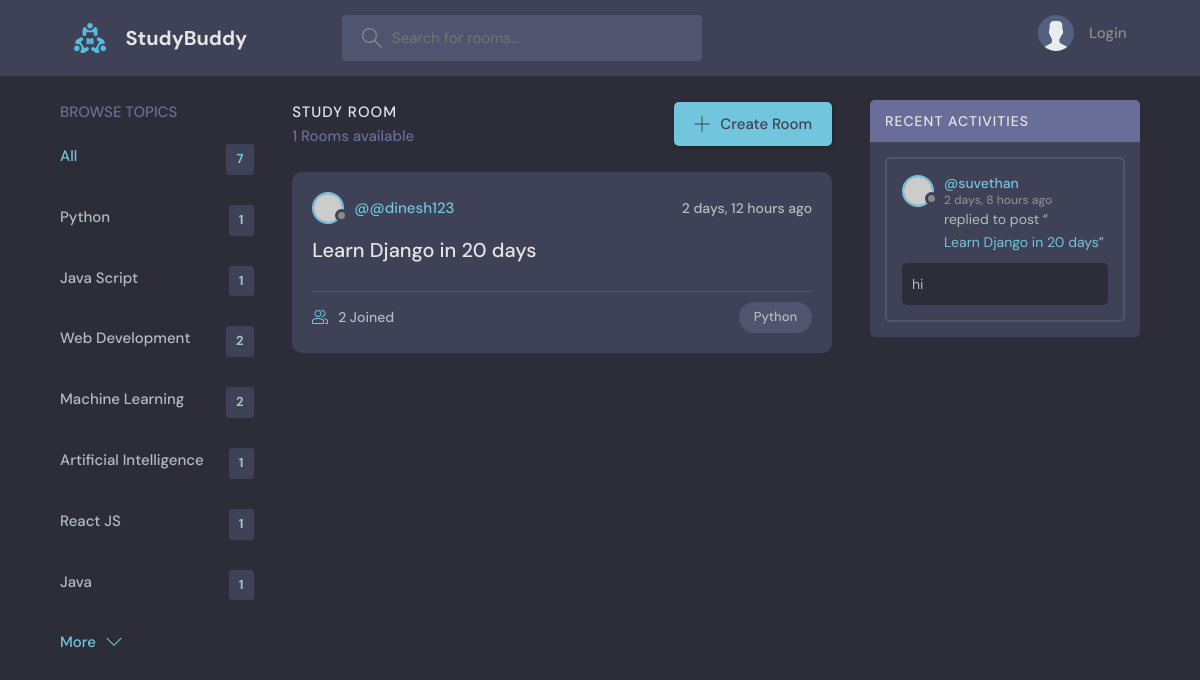
The app's page /test/home/?q=Python, older data.
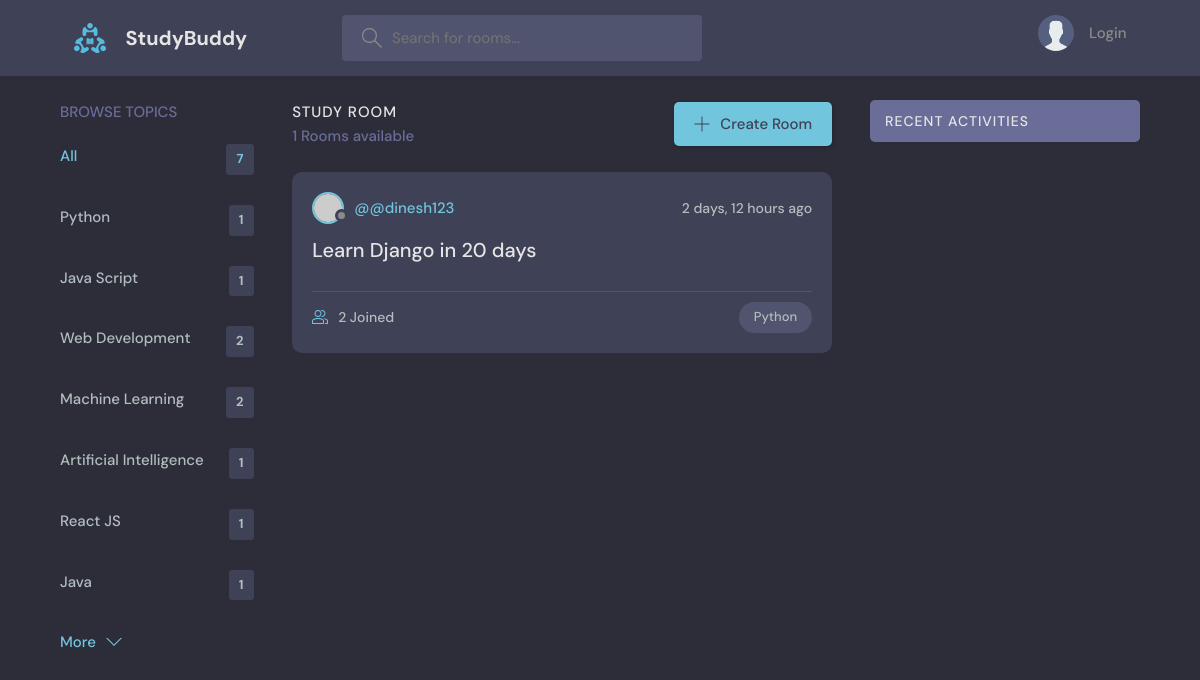
The same page, newer data.
### test_app/models.py (models this page shows, shortened)
class Topic(models.Model):
    name = models.CharField(max_length=200)

class Room(models.Model):
    host = models.ForeignKey(User, on_delete=models.SET_NULL, null=True)
    topic = models.ForeignKey(Topic, on_delete=models.SET_NULL, null=True)
    name = models.CharField(max_length=200)
    description = models.TextField(null=True, blank=True)
    participants = models.ManyToManyField(User, related_name='participants', blank=True)
    updated = models.DateTimeField(auto_now=True)
    created = models.DateTimeField(auto_now_add=True)
    class Meta:
        ordering = ['-updated','-created']
    def __str__(self):
        return self.name

class Message(models.Model):
    user = models.ForeignKey(User, on_delete=models.CASCADE)
    room = models.ForeignKey(Room, on_delete=models.CASCADE)
    body = models.TextField()
    updated = models.DateTimeField(auto_now=True)
    created = models.DateTimeField(auto_now_add=True)
    class Meta:
        ordering = ['-updated','-created']

### test_app/views.py (the view)
# urls.py: 2. Add a URL to urlpatterns:  path('', views.home, name='home')
def home(request):
    q = request.GET.get('q') if request.GET.get('q') != None else ''
    rooms = Room.objects.filter(
        Q(topic__name__icontains=q) |
        Q(name__icontains=q) |
    Q(description__icontains=q)
    )
    topics = Topic.objects.all()
    room_count= rooms.count()
    room_messages= Message.objects.filter(Q(room__topic__name__icontains=q))
    context = {'rooms':rooms, 'topics': topics, 'room_count': room_count,'room_messages':room_messages}
    return render(request, 'test_app/home.html', context)

### test_app/templates/test_app/home.html (shortened to what this page needs)
{% extends "main.html" %} {% block content %}
<main class="layout layout--3">
  <div class="container">
    {% include 'test_app/topic_components.html' %}
    <div class="roomList">
      <div class="roomList__header">
        <div>
          <h2>Study Room</h2>
          <p>{{room_count}} Rooms available</p>
        </div>
        <a class="btn btn--main" href="create-room.html">
          <svg
            version="1.1"
            xmlns="http://www.w3.org/2000/svg"
            width="32"
            height="32"
            viewBox="0 0 32 32"
          >
            <title>add</title>
            <path
              d="M16.943 0.943h-1.885v14.115h-14.115v1.885h14.115v14.115h1.885v-14.115h14.115v-1.885h-14.115v-14.115z"
            ></path>
          </svg>
          Create Room
        </a>
      </div>
      {% include "test_app/feed_components.html" %}
    </div>
    <div>{% include "test_app/activity_components.html" %}</div>
  </div>
</main>
{% endblock content %}

### test_app/templates/test_app/topic_components.html
<div class="topics">
  <div class="topics__header">
    <h2>Browse Topics</h2>
  </div>
  <ul class="topics__list">
    <li>
      <a href="{% url 'home' %}" class="active"
        >All <span>{{topics.count}}</span></a
      >
    </li>
    {% for topic in topics %}
    <li>
      <a href="{% url 'home' %}?q={{topic.name}}"
        >{{topic.name}}<span>{{topic.room_set.all.count}}</span></a
      >
      {% endfor %}
    </li>
  </ul>
  <a class="btn btn--link" href="topics.html">
    More
    <svg
      version="1.1"
      xmlns="http://www.w3.org/2000/svg"
      width="32"
      height="32"
      viewBox="0 0 32 32"
    >
      <title>chevron-down</title>
      <path d="M16 21l-13-13h-3l16 16 16-16h-3l-13 13z"></path>
    </svg>
  </a>
</div>

### test_app/templates/test_app/feed_components.html (shortened to what this page needs)
{% for room in rooms %}
<div class="roomListRoom">
  <div class="roomListRoom__header">
    <a href="{% url 'user-profile' room.host.id %}" class="roomListRoom__author">
      <div class="avatar avatar--small">
        <img src="https://randomuser.me/api/portraits/women/11.jpg" />
      </div>
      <span>@{{room.host.username}}</span>
    </a>
    <div class="roomListRoom__actions">
      <span>{{room.created|timesince}} ago</span>
    </div>
  </div>
  <div class="roomListRoom__content">
    <a href="{% url 'room' room.id %}">{{room.name}}</a>
  </div>
  <div class="roomListRoom__meta">
    <a href="{% url 'room' room.id %}" class="roomListRoom__joined">
      {{room.participants.all.count}} Joined
    </a>
    <p class="roomListRoom__topic">{{room.topic.name}}</p>
  </div>
</div>
{% endfor %}

### test_app/templates/test_app/activity_components.html (shortened to what this page needs)
<div class="activities">
  <div class="activities__header">
    <h2>Recent Activities</h2>
  </div>
  {% for message in room_messages %}
  <div class="activities__box">
    <div class="activities__boxHeader roomListRoom__header">
      <a
        href="{% url 'user-profile' message.user.id %}"
        class="roomListRoom__author"
      >
        <div class="avatar avatar--small">
          <img src="https://randomuser.me/api/portraits/women/11.jpg" />
        </div>
        <p>
          @{{message.user}}
          <span>{{message.created|timesince}} ago</span>
        </p>
      </a>
    </div>
    <div class="activities__boxContent">
      <p>
        replied to post “<a href="{% url 'room' message.room.id %}"
          >{{message.room}}</a
        >”
      </p>
      <div class="activities__boxRoomContent">{{message.body}}</div>
    </div>
  </div>
  {% endfor %}
</div>

Row changes from the older to the newer data that the page shows:
removed Message: user "suvethan", created "2 days, 8 hours", room "Learn Django in 20 days", body "hi"
